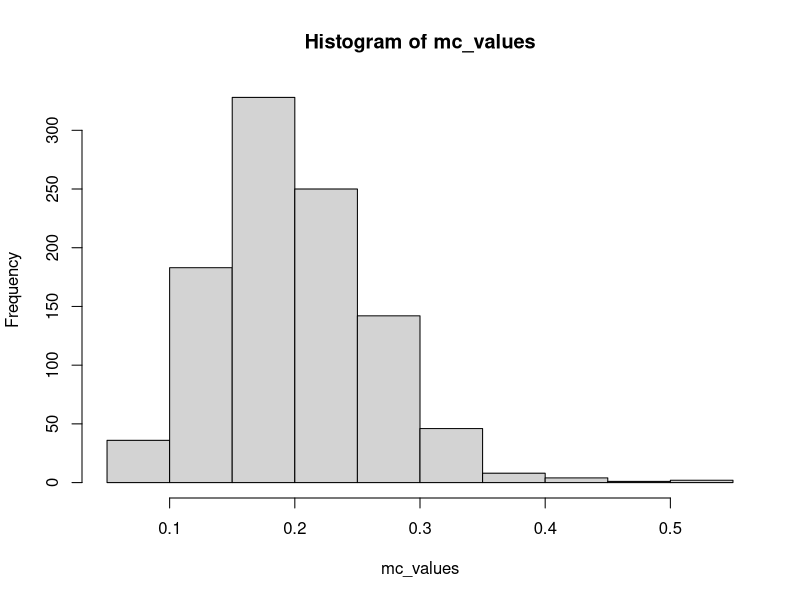

Reproduce this figure in R.
# 1 (Need to carefully grasp what the 'estimator' is for true parameter)

pb1 <- function(n, m){
  
  random_number <- vector('numeric', m)
  
  for (i in 1:m){
    
    min_collection <- vector('numeric', n)
    
    exp1 <- rexp(n, rate=2)
    exp2 <- rexp(n, rate=3)
    exp_group <- rbind(exp1, exp2)
    min_exp <- apply(exp_group, 2, min)
    
    random_number[i] <- mean(min_exp)
    
  }
  return (random_number)
}

mc_values <- pb1(10, 1000)

sd(mc_values)
hist(mc_values)

# 95% Confidence Interval for asymetric case

shortest_ci <- function(simulated_data){
  
  alpha_seq <- seq(0.001, 0.049, 0.001)
  ci <- NULL
  
  for (j in alpha_seq){
    
    ci_temp <- quantile(simulated_data, prob=c(j, (0.95+j)))
    ci <- rbind(ci, ci_temp)
  }
  
  len <- ci[,2]-ci[,1]
  shortest <- ci[which.min(len),]
  
  return(shortest)
}

shortest_ci(mc_values)

  
#########################################################


# 2 

pb2 <- function(pop=1, num, gen){
  
  # pop: choose between Chi-square, Uniform, and Exponential
  # num: the number of samples to generate in each simulation
  # gen: the number of simulating numbers
  
  pop_mean <- 1
  mc_values <- vector('numeric', gen)

  for (i in 1:gen){
    # Chi-square Dist'n ~ chi(1)
    if (pop == 1) distn <- rchisq(num, 1)
    
    # Uniform Dist'n ~ Unif(0,2)  
    else if (pop == 2) distn <- runif(num, min=0, max=2)
    
    # Exponential Dist'n ~ Exp(1)    
    else distn <- rexp(num, 1)
    
    temp <- (mean(distn) - pop_mean)/(sd(distn)/sqrt(num))
    mc_values[i] <- ifelse(abs(temp) >= qt(0.975, num-1), 1, 0)
  }
  
  result <- mean(mc_values)
  
  return(result)
}

pb2(1, 10, 100)
pb2(1, 30, 100)
pb2(1, 50, 100)

pb2(2, 10, 100)
pb2(2, 30, 100)
pb2(2, 50, 100)


pb2(3, 10, 100)
pb2(3, 30, 100)
pb2(3, 50, 100)


################################################################

# 3 (Need to grasp what is 'constant' and what is 'random')

pb3 <- function(gen, beta1){
  
  # gen: the number of beta1 values to generate
  # beta1: assumed beta1 
  
  x <- runif(30, 1, 10)
  error_part <- 36 / x
  w <- (1 / x)^(-1)
  
  beta1_for_ols <- vector('numeric', gen)
  beta1_for_wls <- vector('numeric', gen)
  

  for (i in 1:gen){
    
    y <- vector('numeric', 30)
    
    for (j in 1:30){ 
      y[j] <- 2 + 3*x[j] + rnorm(1, mean=0, sd=sqrt(error_part[j]))
    }
    
    lm.ols <- lm(y ~ 1 + x)
    lm.wls <- lm(y ~ 1 + x, weights=w)
    
    beta1_for_ols[i] <- lm.ols$coefficients[2]
    beta1_for_wls[i] <- lm.wls$coefficients[2]
    
  }  
  
  # result <- data.frame(beta1_for_ols, beta1_for_wls)
  
  MSE_for_ols <- mean((beta1_for_ols - beta1)^2)
  MSE_for_wls <- mean((beta1_for_wls - beta1)^2)

  result <- c(MSE_for_ols, MSE_for_wls)
  names(result) <- c('MSE_for_OLS', 'MSE_for_WLS')

  return(result)

}

result <- pb3(1000, 3)
result


# boxplot(x=result[,1])
# abline(h=3, col='red')
# title('Beta1_for_OLS')
# boxplot(x=result[,2])
# abline(h=3, col='blue')
# title('Beta1_for_WLS')
